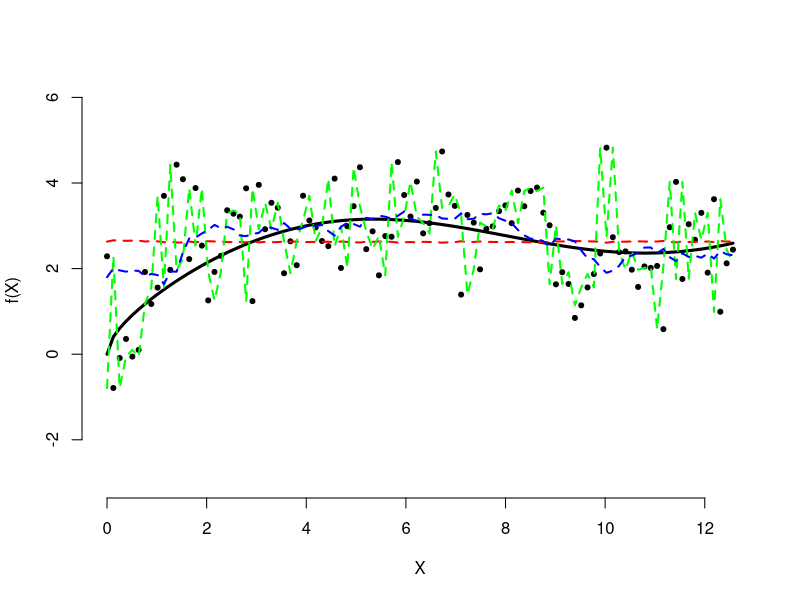
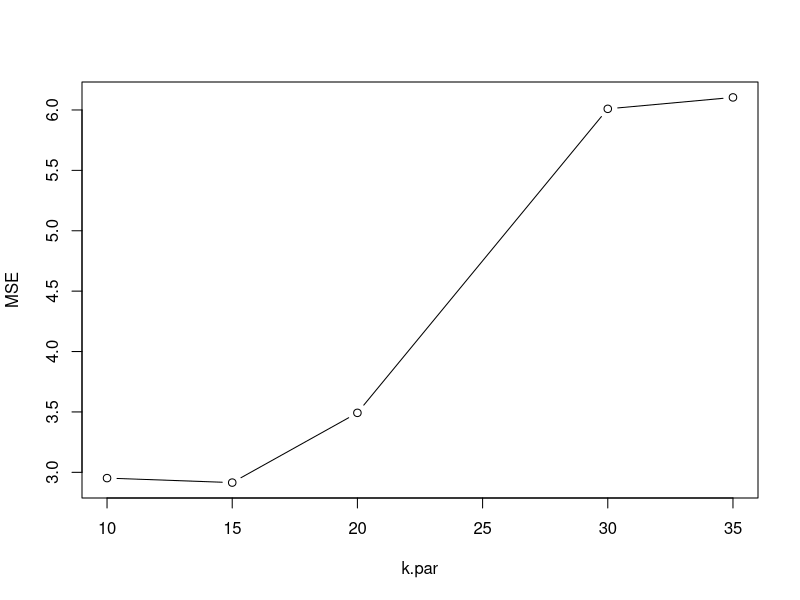

Source code (R) for these figures, in order:
f <- function(X){sin(0.4*X) + sqrt(X)}
X = seq(0,4*pi,length.out = 100)
set.seed(007) 
Y =  f(X) + rnorm(100)


plot(X,f(X), type = 'l',ylab='f(X)',
     ylim = c(-3,6),bty='n', lwd = 3, lty = 1)
points(X,Y, pch = 20)

################################################################################
library(FNN)        
kNN.reg = knn.reg(train = X , test = NULL, y = Y, k = 99)
points(X, kNN.reg$pred, type='l', col = 'red', lwd = 2, lty = 2)
kNN.reg = knn.reg(train = X , test = NULL, y = Y, k = 1)
points(X, kNN.reg$pred, type='l', col = 'green', lwd = 2, lty = 2)
kNN.reg = knn.reg(train = X , test = NULL, y = Y, k = 15)
points(X, kNN.reg$pred, type='l', col = 'blue', lwd = 2, lty = 2)
##############################################################################$
datos = cbind(X,Y)
id.train =sample(100,50, replace = FALSE)

train = datos[ id.train,]
dim(train)
head(train)

test  = datos[-id.train,]
dim(test)

k.par = c(10,15,20,30,35)
MSE = c() 
for(i in 1:5){
  kNNreg = knn.reg(train = as.matrix(train[,1]) ,
                   y = as.matrix(train[,2]),
                   test = as.matrix(test[,1]),
                   k = k.par[i])
  pred = kNNreg$pred
  MSE[i] = sum(pred - test[,2])^2 / 50 
  print(i)
}

which(MSE == min(MSE)) # k = 

plot(k.par, MSE, type = 'b')
MSE1 = MSE
